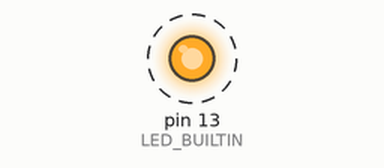
Simulated run of this sketch. Board: Arduino Uno, built with avr-gcc and run on an emulated ATmega328P. Shown: output pins drawn as LEDs (lit = HIGH). Dashed ring = blinking.

Above: at 0.2 s.
Timing chart, 0 to 3.0 s (numbered marks = the images above):
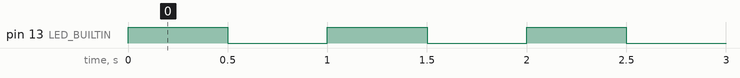

Measured:
- by itself, pin 13 (LED_BUILTIN): alternates HIGH for 0.50 s and LOW for 0.50 s

The sketch:

02_named_timing.ino
```cpp
// Exercise 02: name timing values instead of repeating raw numbers.
const unsigned long onTimeMs = 500;
const unsigned long offTimeMs = 500;

void setup() {
  pinMode(LED_BUILTIN, OUTPUT);
}

void loop() {
  digitalWrite(LED_BUILTIN, HIGH);
  delay(onTimeMs);

  digitalWrite(LED_BUILTIN, LOW);
  delay(offTimeMs);
}
```
